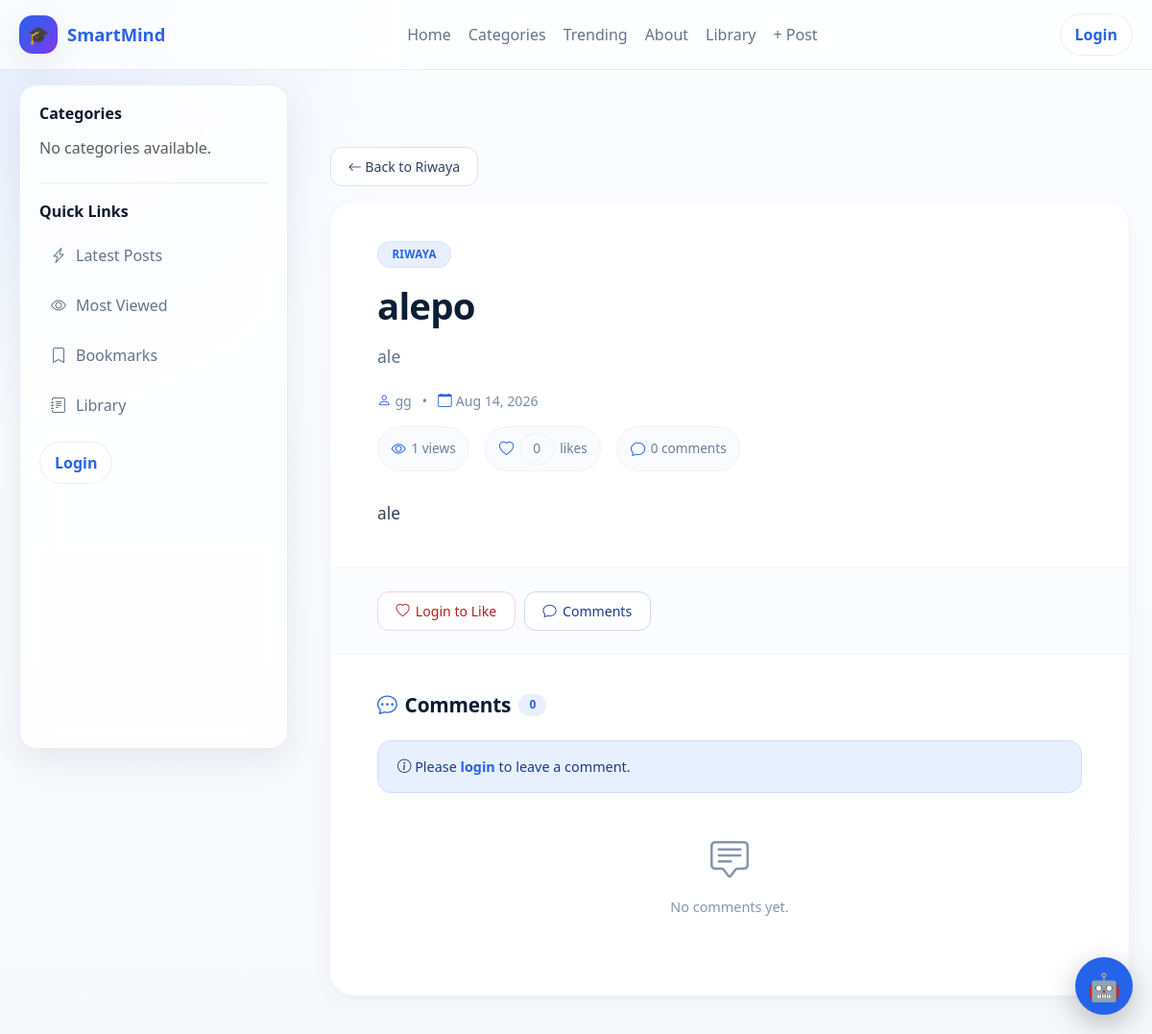
Before: /posts/alepo-0c49c3/ with the older database file.
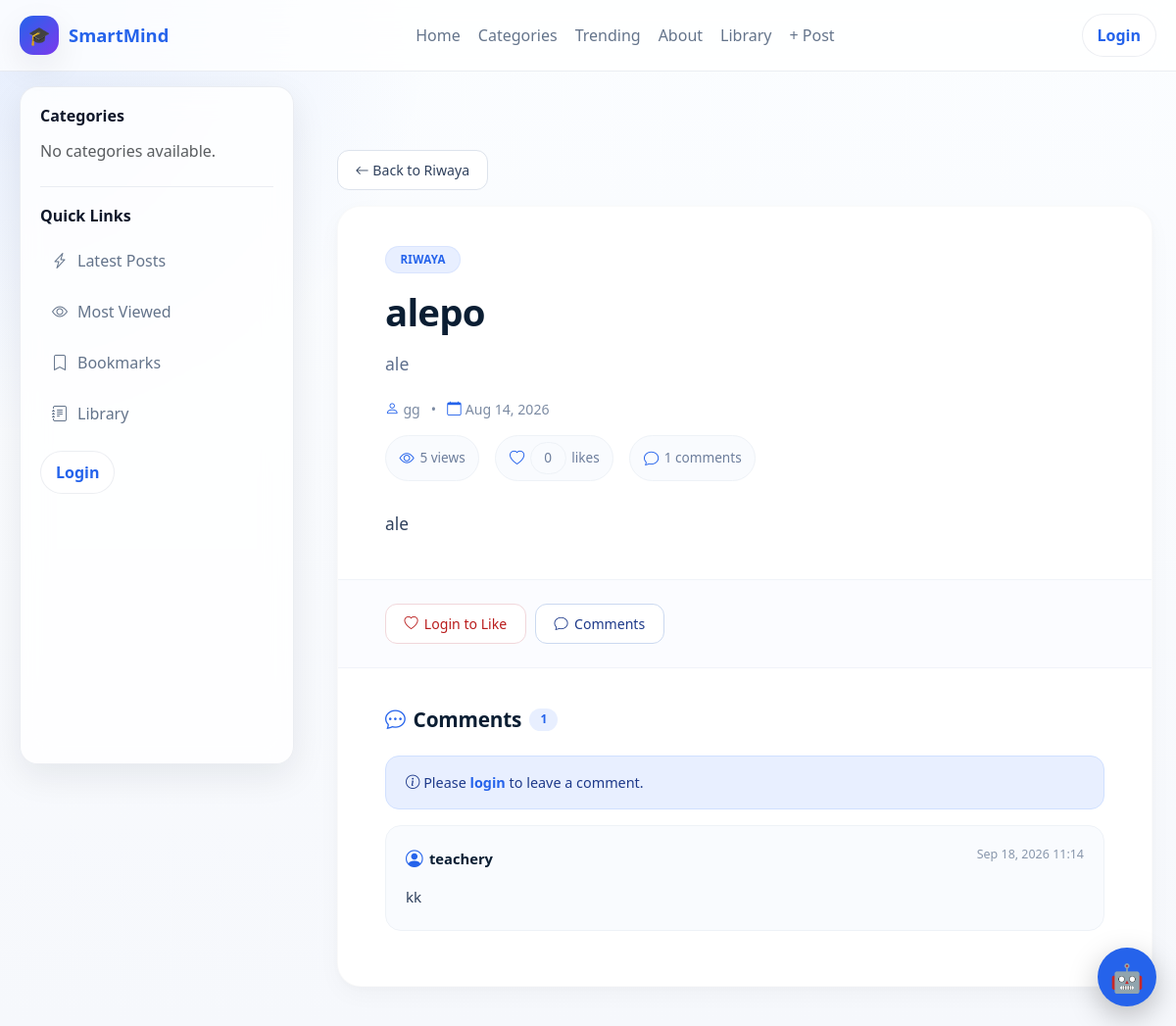
After: the same page with the newer database file.
### blog/models.py (models this page shows, shortened)
class Comment(models.Model):
    post = models.ForeignKey(
        Post,
        on_delete=models.CASCADE,
        related_name="comments"
    )
    author = models.ForeignKey(
        User,
        on_delete=models.CASCADE,
        related_name="comments"
    )
    text = CKEditor5Field(
        "Text",
        config_name="default"
    )
    liked_by = models.ManyToManyField(
        User,
        related_name="liked_comments",
        blank=True
    )
    created_at = models.DateTimeField(
        auto_now_add=True
    )
    updated_at = models.DateTimeField(
        auto_now=True
    )
    class Meta:
        ordering = [
            "created_at"
        ]

### accounts/models.py (models this page shows, shortened)
class User(AbstractUser):
    ROLE_CHOICES = [
        ("school_admin", "School Admin"),
        ("teacher", "Teacher"),
        ("student", "Student"),
        ("parent", "Parent"),
    ]
    role = models.CharField(
        max_length=20,
        choices=ROLE_CHOICES,
        default="student",
        db_index=True,
    )
    school = models.ForeignKey(
        "schools.School",
        on_delete=models.CASCADE,
        related_name="users",
        null=True,
        blank=True,
    )
    school_class = models.ForeignKey(
        "schools.SchoolClass",
        on_delete=models.SET_NULL,
        related_name="students",
        null=True,
        blank=True,
    )
    teacher_role = models.ForeignKey(
        "TeacherRole",
        on_delete=models.SET_NULL,
        null=True,
        blank=True,
        related_name="teachers",
    )
    admission_number = models.CharField(
        max_length=30,
        unique=True,
        blank=True,
        null=True,
        db_index=True,
    )
    employee_number = models.CharField(
        max_length=30,
        unique=True,
        blank=True,
        null=True,
        db_index=True,
    )
    tsc_number = models.CharField(
        max_length=30,
        blank=True,
        null=True,
    )
    phone_number = models.CharField(max_length=20, blank=True)
    profile_picture = models.ImageField(upload_to="profiles/", blank=True, null=True)
    date_of_birth = models.DateField(blank=True, null=True)
    is_verified = models.BooleanField(default=False)
    created_at = models.DateTimeField(default=timezone.now)
    updated_at = models.DateTimeField(auto_now=True)

### blog/views.py (the view)
def post_detail(request, slug):
    post = get_object_or_404(
        Post.objects
        .select_related(
            "author",
            "category",
            "school",
        )
        .prefetch_related(
            "tags",
            "images",
            "likes",
        ),
        slug=slug,
    )
    Post.objects.filter(
        pk=post.pk
    ).update(
        view_count=F("view_count") + 1
    )
    post.refresh_from_db()
    comments = list(
        Comment.objects
        .filter(post=post)
        .select_related("author")
        .prefetch_related("liked_by")
        .order_by("created_at")
    )
    if request.user.is_authenticated:
        user_id = request.user.pk
        for comment in comments:
            comment.likes_count = (
                comment.liked_by.count()
            )
            comment.liked_by_current_user = (
                comment.liked_by
                .filter(pk=user_id)
                .exists()
            )
    else:
        for comment in comments:
            comment.likes_count = (
                comment.liked_by.count()
            )
            comment.liked_by_current_user = False
    is_liked = (
        request.user.is_authenticated
        and post.likes.filter(
            pk=request.user.pk
        ).exists()
    )
    likes_count = post.likes.count()
    comments_count = len(comments)
    views_count = post.view_count
    can_edit = can_manage_post(
        request,
        post
    )
    can_delete = can_edit
    context = {
        "post": post,
        "comments": comments,
        "comments_count": comments_count,
        "likes_count": likes_count,
        "views_count": views_count,
        "is_liked": is_liked,
        "can_edit": can_edit,
        "can_delete": can_delete,
    }
    return render(request,"post_detail.html",context)

### blog/views.py (called while the page is built)
def get_user_role(request):
    return getattr(
        request.user,
        "role",
        None
    )

def can_manage_post(
    request,
    post
):
    user_role = get_user_role(request)
    return (
        request.user.is_authenticated
        and (
            request.user.is_superuser
            or user_role == "school_admin"
            or (
                user_role == "teacher"
                and post.author_id == request.user.pk
            )
        )
    )

### blog/templates/post_detail.html (shortened to what the changed rows need)
{% extends "base.html" %}
{% load static %}
{% block content %}
<div class="post-container">
    <article class="post-card">
        <div class="post-header">
            <h1 class="post-title">
                {{ post.title }}
            </h1>
            <div class="stats mt-3">
                <span>
                    <i class="bi bi-eye"></i>
                    {{ views_count }} views
                </span>
                <span>
                    <i class="bi bi-heart"></i>
                    <span id="like-count">{{ likes_count }}</span>
                    likes
                </span>
                <span>
                    <i class="bi bi-chat"></i>
                    {{ comments_count }} comments
                </span>
            </div>
        </div>
        <section id="comments-section" class="comment-section">
            <h3 class="mb-4">
                <i class="bi bi-chat-dots"></i>
                Comments
                <span class="badge bg-primary">{{ comments_count }}</span>
            </h3>
            {% for comment in comments %}
                <div class="comment-card">
                    <div class="d-flex justify-content-between align-items-start">
                        <div>
                            <span class="comment-author">
                                <i class="bi bi-person-circle"></i>
                                {{ comment.author.get_full_name|default:comment.author.username }}
                            </span>
                        </div>
                        <span class="comment-date">
                            {{ comment.created_at|date:"M d, Y H:i" }}
                        </span>
                    </div>
                    <div class="comment-text">
                        {{ comment.text|safe }}
                    </div>
                </div>
            {% empty %}
                <div class="text-center py-4">
                    <i class="bi bi-chat-square-text fs-1 text-muted"></i>
                    <p class="text-muted mt-2">No comments yet.</p>
                </div>
            {% endfor %}
        </section>
    </article>
</div>
{% endblock %}

Changed rows visible on the page:
added Comment: author.get_full_name "teachery", created_at "Sep 18, 2026 11:14", text "kk"
Other visible differences:
{{ views_count }}: "1" → "5"
{{ comments_count }}: "0" → "1"
text no longer shown: "No comments yet."
